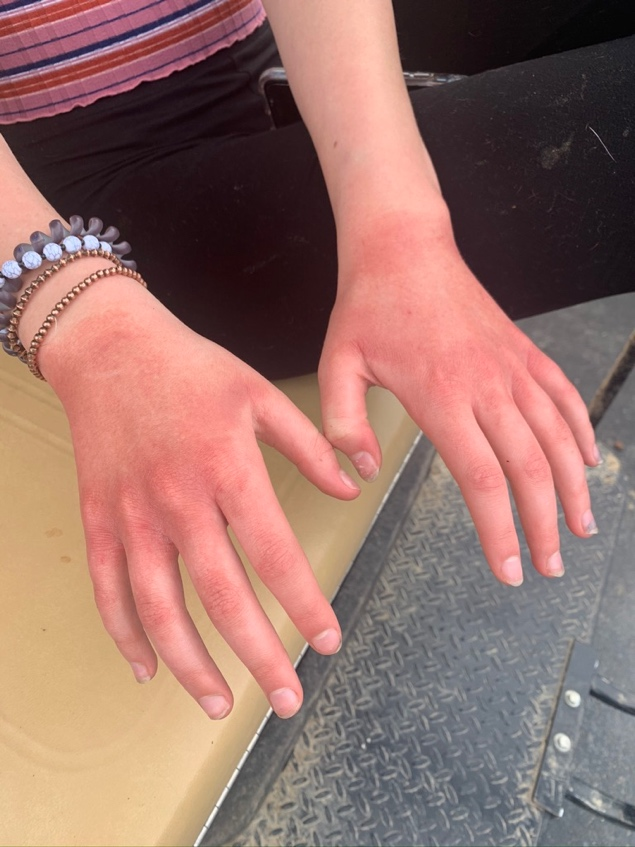
#> input picture temp.jpg, 635 x 847 px
$ python -i features.py   (imports and definitions only)
#> lines starting #> are read from the running program, lines starting #| are printed output that depends on the picture
import cv2
import numpy as np
from PIL import Image
import torchvision.transforms as transforms

# [4 lines that did not run here, left out]

def preprocess_image(image_path):
    image = Image.open(image_path).convert("RGB")
    tensor = transform(image).unsqueeze(0)
    return tensor


def extract_visual_features(image_path):
#> called with image_path = '../temp.jpg'
    img = cv2.imread(image_path)
#> img is the input picture: shape (847, 635, 3); mean B, G, R 105.6, 113.1, 151.2
    img = cv2.resize(img, (224, 224))
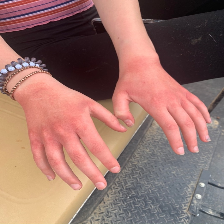
#> img: shape (224, 224, 3); mean B, G, R 105.5, 113, 151.1
    img_rgb = cv2.cvtColor(img, cv2.COLOR_BGR2RGB)

    # --- Redness ---
    r, g, b = cv2.split(img_rgb)
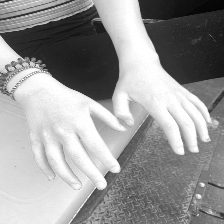
#> r: shape (224, 224); min 3, max 255, mean 151.1
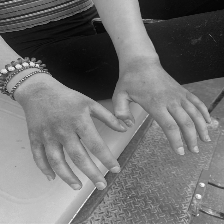
#> g: shape (224, 224); min 2, max 253, mean 113
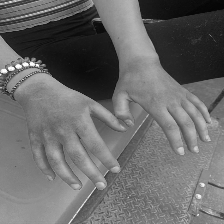
#> b: shape (224, 224); min 4, max 255, mean 105.5
    redness_score = np.mean(r - (g + b) / 2)
#> redness_score = 103.6

    # --- Swelling / Brightness ---
    gray = cv2.cvtColor(img, cv2.COLOR_BGR2GRAY)
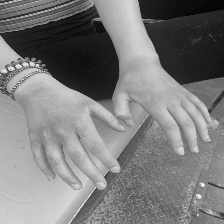
#> gray: shape (224, 224); min 3, max 251, mean 123.6
    brightness_score = np.mean(gray)
#> brightness_score = 123.6

    # --- Irregularity (edge density) ---
    edges = cv2.Canny(gray, 100, 200)
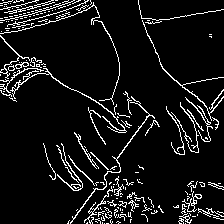
#> edges: shape (224, 224); 8.2% white in thin lines or dots
    irregularity_score = np.sum(edges) / edges.size
#> irregularity_score = 20.95

    return {
        "redness": round(float(redness_score), 2),
        "brightness": round(float(brightness_score), 2),
        "irregularity": round(float(irregularity_score), 4)
    }

>>> result = extract_visual_features('../temp.jpg')
#> result = {'redness': 103.6, 'brightness': 123.6, 'irregularity': 20.95}
